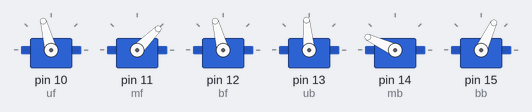
Bench run of a sketch on a simulated Arduino Uno, built with avr-gcc and run on an emulated ATmega328P. Shown: 6 × servo.

Above: at 1.05 s.
At 1.6 s:
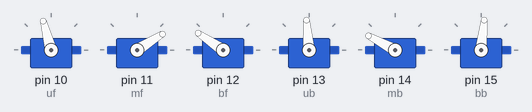
At 2.05 s:
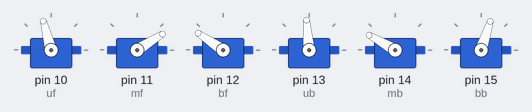
At 3.1 s:
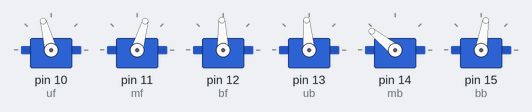
At 4.1 s:
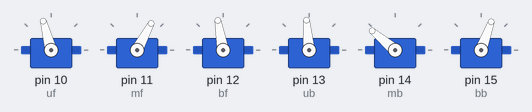
At 5.15 s:
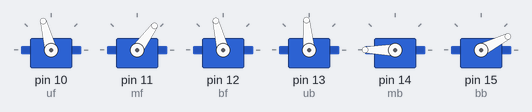
Timing chart, 0 to 6.2 s (numbered marks = the images above):
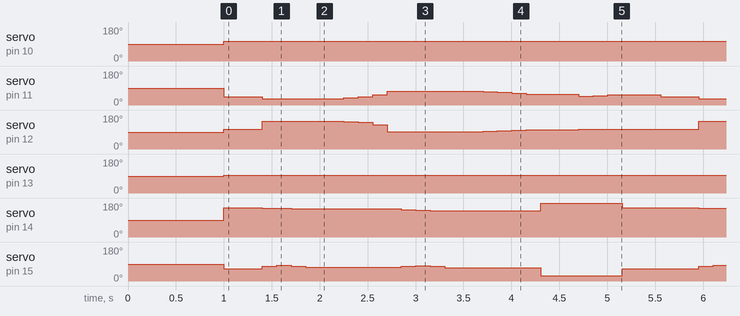

The sketch:

combined_3_both_front.ino
```cpp
//t2 is -ve t1or going out multi t2 ot1 python by -1
// change link lengths in the code

// front ---------goes with path smoothened and old code
// back ----------- goes with push motion

#include <Servo.h>

// for front servos
Servo uf;
Servo mf;
Servo bf;
static int t1=150;
static int t2=400;
int spoint_u = 105;
int spoint_m = 85;
int spoint_b = 40;

// back servos
Servo ub;
Servo mb;
Servo bb;
int a=95;
int d=100;
int c=135;


void setup() {
  // put your setup code here, to run once:
// front servo
uf.attach(10);
mf.attach(11);
bf.attach(12);
//back servo
ub.attach(13);
mb.attach(14);
bb.attach(15);

_delay_ms(1000);
}
void loop()
{
//pos_1 combined
//1
uf.write(spoint_u+(0));
mf.write(spoint_m+(-40));
bf.write(spoint_b+(65));
//3 at the front extreme
ub.write(a+(0));
mb.write(d+(55));
bb.write(c-(70));

_delay_ms(t2);

//pos_2 combined
//2
uf.write(spoint_u+(0));
mf.write(spoint_m+(-53));
bf.write(spoint_b+(106));

//4
ub.write(a+(0));
mb.write(d+(53));
bb.write(c-(56));
_delay_ms(t1);
//5
ub.write(a+(0));
mb.write(d+(52));
bb.write(c-(51));
_delay_ms(t1);
//6
ub.write(a+(0));
mb.write(d+(50));
bb.write(c-(57));
_delay_ms(t1);
//7
// half mid of returning back
ub.write(a+(0));
mb.write(d+(50));
bb.write(c-(63));
_delay_ms(t2);

//pos_3 combined
//1
uf.write(spoint_u+(0));
mf.write(spoint_m+(-47));
bf.write(spoint_b+(104));
_delay_ms(t1);

uf.write(spoint_u+(0));
mf.write(spoint_m+(-42));
bf.write(spoint_b+(101));
_delay_ms(t1);

uf.write(spoint_u+(0));
mf.write(spoint_m+(-31));
bf.write(spoint_b+(88));
_delay_ms(t1);

//3
uf.write(spoint_u+(0));
mf.write(spoint_m+(-11));
bf.write(spoint_b+(52));
_delay_ms(t1);

// push motion
//8
ub.write(a+(0));
mb.write(d+(43));
bb.write(c-(57));
_delay_ms(t1);

//9
ub.write(a+(0));
mb.write(d+(41));
bb.write(c-(54));////////////////////////////////////////////// replaced 54 by 64
_delay_ms(t1);

// push mtotion
//10
ub.write(a+(0));
mb.write(d+(38));
bb.write(c-(56));
_delay_ms(t1);

//1 home positiom

ub.write(a+(0));
mb.write(d+(40));
bb.write(c+(-65));
_delay_ms(t2);

//pos_4 combined
//4 points for increaing smoothness of  returning path
uf.write(spoint_u+(0));
mf.write(spoint_m+(-15));
bf.write(spoint_b+(54));
_delay_ms(t1);

//5 points for increaing smoothness of  returning path
uf.write(spoint_u+(0));
mf.write(spoint_m+(-18));
bf.write(spoint_b+(57));
_delay_ms(t1);

//6 points for increaing smoothness of  returning path
uf.write(spoint_u+(0));
mf.write(spoint_m+(-23));
bf.write(spoint_b+(60));
_delay_ms(t1);

//7   half returning path complete
uf.write(spoint_u+(0));
mf.write(spoint_m+(-27));
bf.write(spoint_b+(62));
_delay_ms(t1);

//2 at the top

ub.write(a+(0));
mb.write(d+(84));
bb.write(c-(108));
_delay_ms(t2);

//pos_5 combined
//8 points for increaing smoothness of  returning path
uf.write(spoint_u+(0));
mf.write(spoint_m+(-38));
bf.write(spoint_b+(65));
_delay_ms(t1);

//9 points for increaing smoothness of  returning path
uf.write(spoint_u+(0));
mf.write(spoint_m+(-35));
bf.write(spoint_b+(65));
_delay_ms(t1);

//10 points for increaing smoothness of  returning path
uf.write(spoint_u+(0));
mf.write(spoint_m+(-31));
bf.write(spoint_b+(64));
_delay_ms(t1);

//3 at the front extreme
ub.write(a+(0));
mb.write(d+(55));
bb.write(c-(70));
_delay_ms(t2);

}
```

Measured:
- by itself, servo on pin 10 (uf): 90° → 105° at 1.0 s
- by itself, servo on pin 13 (ub): 90° → 95° at 1.0 s
- by itself, servo on pin 14 (mb): repeats every 4.6 s: 153° 0.15 s, 152° 0.15 s, 150° 1.2 s, 143° 0.15 s, 141° 0.15 s, 138° 0.15 s, 140° 1.0 s, 180° 0.85 s, 155° 0.80 s
- by itself, servo on pin 15 (bb): repeats every 4.6 s: 79° 0.15 s, 84° 0.15 s, 78° 0.15 s, 72° 1.0 s, 78° 0.15 s, 81° 0.15 s, 79° 0.15 s, 70° 1.0 s, 27° 0.85 s, 65° 0.80 s
